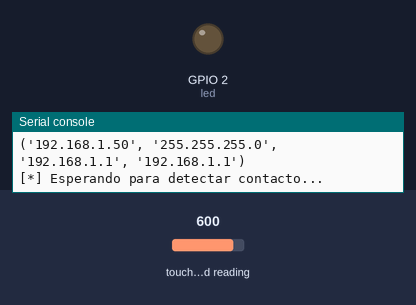
A program run on a simulated ESP32 board running MicroPython. Parts: output pins drawn as LEDs (lit = HIGH), the last lines printed to the serial console. The inputs (shaded band) are chosen by the test bench; at power-on: touch-pad reading 600. WiFi joins after 1.5 s; web requests get an empty 200 reply after 0.4 s. At 3.4 s the program stops and its outputs stay as they are.

Above: at 2.7 s.
2.8 s: touch-pad reading set to 63
At 4.1 s:
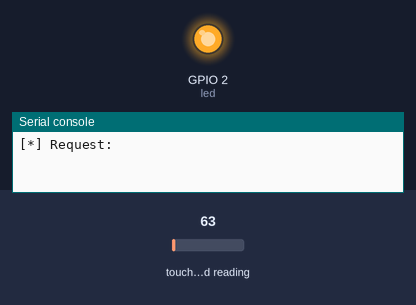
Timing chart, 0 to 4.9 s (numbered marks = the images above; inputs shaded):
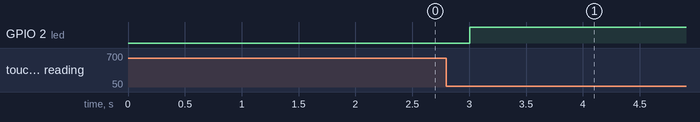

The program:

main.py
```python
# Practica ESP32
# Equipo:
# Jes煤s Eduardo Ram铆rez Cota. Ariel Aramburo Barraza, Carlos Eduardo Ruiz Parra
from machine import TouchPad, Pin
import network
import urequests
from time import sleep
import esp
esp.osdebug(None)

import gc
gc.collect()

ssid = 'INFINITUM5105_2.4'
password = 'ouKVi0FAfv'

api_key = '9mtvAMZjdagoKV08WksoItiC7DgAi31ooznOuaxQ8s'

station = network.WLAN(network.STA_IF)

station.active(True)
print('[*] Conectando a la red Wi-fi...')
station.connect(ssid, password)

while station.isconnected() == False:
  pass

# Hasta que se conecta a la red wifi llega aqu铆
print('[*] Se ha conectado a la red!')
print(station.ifconfig())

try:

  touch_pin = TouchPad(Pin(4))
  led =Pin(2, Pin.OUT)
  print('[*] Esperando para detectar contacto...')
  while True:
    touch_value = touch_pin.read()
    led.value(touch_value < 500)
    if touch_value <500:
      break
    sleep(0.5)
  temp = 25.3
  hum = 20.0
  pres = 18.3
  sensor_readings = {'value1':temp, 'value2':hum, 'value3':pres}
  print('[*] Lecturas del sensor:')
  print(sensor_readings)

  request_headers = {'Content-Type': 'application/json'}

  request = urequests.post(
    'https://maker.ifttt.com/trigger/pin_touched/with/key/' + api_key,
    json=sensor_readings,
    headers=request_headers)
  print('[*] Request:')
  print(request.text)
  request.close()


except OSError as e:
  print('ERROR: Error al tratar de enviar los datos..')
```

Measured:
- after the input at 2.8 s, GPIO 2 (led): LOW → HIGH after 0.21 s
